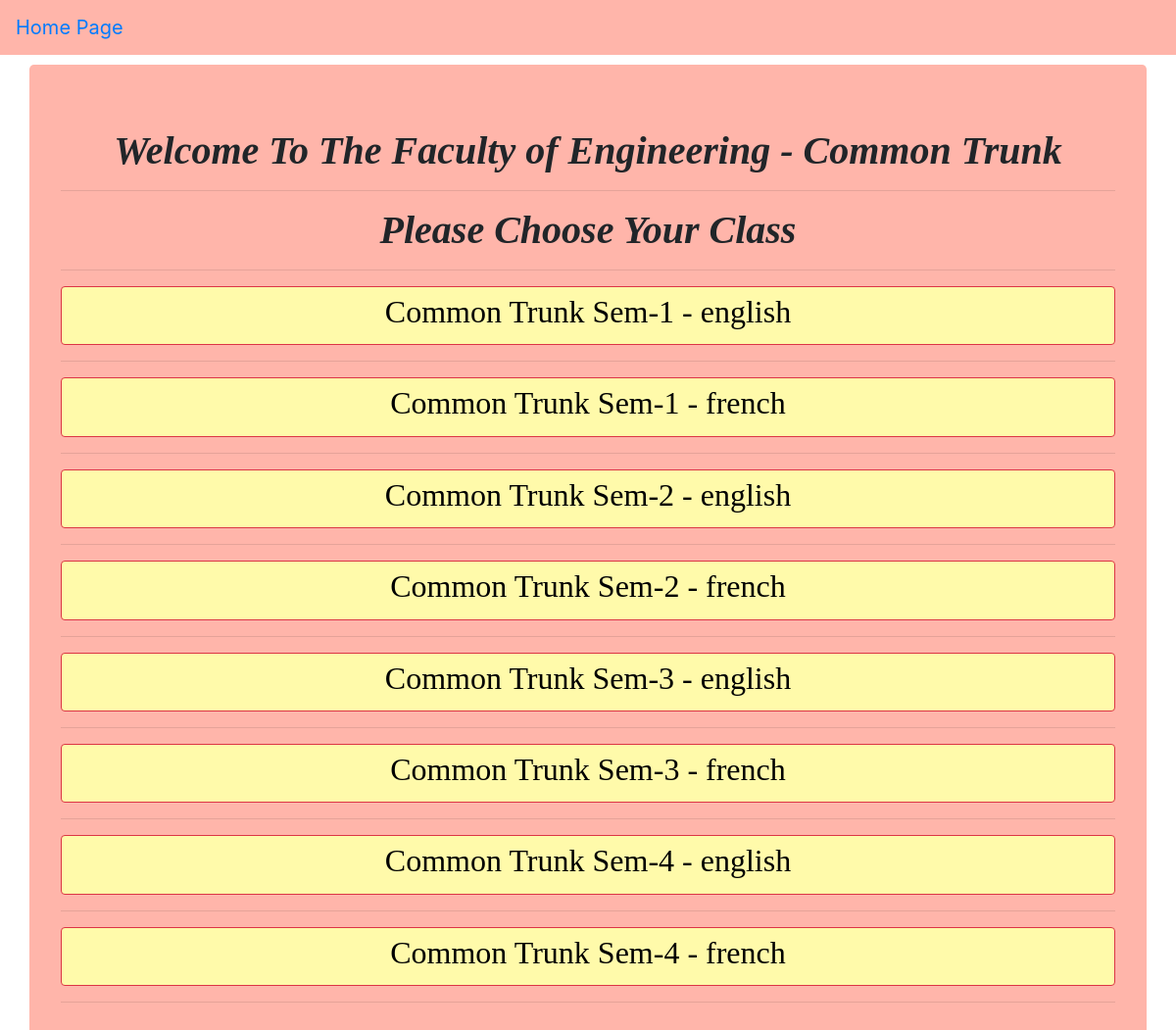
Page /Class_List/common trunk/ on the committed database.
### ElectricalSem8App/models.py (models this page shows)
class Class(models.Model):
	def getDiscipline(self):
		if self.Discipline == 'ge':
			return "Electrical Engineering"
		elif self.Discipline == 'gc':
			return "Civil Engineering"
		elif self.Discipline == 'gp':
			return 'Petrochemical Engineering'
		elif self.Discipline == 'gm':
			return 'Mechanical Engineering'
		elif self.Discipline == 'telecom':
			return 'Telecom'
		elif self.Discipline == 'power':
			return  "Power"
		else:
			return "Common Trunk"
	def __str__(self):
		if self.Language == "both":
			return self.getDiscipline() + " Sem-" + str(self.Semester)
		else:
			return self.getDiscipline() + " Sem-" + str(self.Semester) + " - " + self.Language
	Semester = models.IntegerField(default=1)
	Discipline = models.CharField(max_length=100, choices=Discipline_Choices,default="common trunk")
	Language = models.CharField(max_length=100, choices=Language_Choices,default="english")

### ElectricalSem8App/views.py (the view)
# urls.py: path('Class_List/<str:discipline>/', views.class_list, name="class_list")
def class_list(request, discipline):
	classes = Class.objects.all().filter(Discipline = discipline )
	if discipline == 'ge':
		discipline = "Electrical Engineering"
	elif discipline == 'gc':
		discipline ="Civil Engineering"
	elif discipline == 'gp':
		discipline = 'Petrochemical Engineering'
	elif discipline == 'gm':
		discipline = 'Mechanical Engineering'
	elif discipline == 'telecom':
		discipline = 'Telecom'
	elif discipline == "power":
		discipline = "Power"
	else:
		discipline = "Common Trunk"
	return render(request,'class_list.html', {'classes':classes, 'discipline':discipline})

### ElectricalSem8App/templates/class_list.html (shortened to what this page needs)
{% extends 'base.html' %}
{% load static %}
{% block contentblock %}
<div class="jumbotron container" style="background-color:#ffb5aa;align-items: center; margin-top: 10px">
<h1 style="text-align: center;font-family: 'Font Awesome\ 5 Free';"> <b><i>Welcome To The Faculty of Engineering - {{discipline}} <hr> Please Choose Your Class</h1></i></b>
<hr>
{% for class in classes %}
<a href="{% url 'course_list' class.pk %}">
<button type="button" class="btn btn-danger"  style="color:black;background-color:#fffaaa;width:100%; "><h2 style="text-align: center;font-family: 'Font Awesome\ 5 Free';"> <b></b>{{class}}</h2></button></a>
<hr>
{% endfor %}
</div>
{% endblock %}

### ElectricalSem8App/templates/base.html (shortened to what this page needs)
<html>
<link rel="stylesheet" href="https://stackpath.bootstrapcdn.com/bootstrap/4.4.1/css/bootstrap.min.css">
<html>
<link rel="stylesheet" href="https://stackpath.bootstrapcdn.com/bootstrap/4.4.1/css/bootstrap.min.css">
<nav class="navbar navbar-expand-lg " style="background-color: #ffb5aa">
  <a class="navbar-brand" href="{% url 'index' %}">Home Page</a>
  <div class="collapse navbar-collapse" id="navbarSupportedContent">
    <ul class="navbar-nav mr-auto">
      <li class="nav-item active">
        <a class="nav-link" href="#"> </a>
      </li>
      <li class="nav-item">
        <a class="nav-link" href="#"></a>
      </li>
  </div>
</nav>
{% block contentblock %}
{% endblock %}

### rows in the picture
Class: Language+Discipline+Semester "Common Trunk Sem-1 - english"
Class: Language+Discipline+Semester "Common Trunk Sem-1 - french"
Class: Language+Discipline+Semester "Common Trunk Sem-2 - english"
Class: Language+Discipline+Semester "Common Trunk Sem-2 - french"
Class: Language+Discipline+Semester "Common Trunk Sem-3 - english"
Class: Language+Discipline+Semester "Common Trunk Sem-3 - french"
Class: Language+Discipline+Semester "Common Trunk Sem-4 - english"
Class: Language+Discipline+Semester "Common Trunk Sem-4 - french"

### other values in the picture
{{ discipline }} "Common Trunk"
